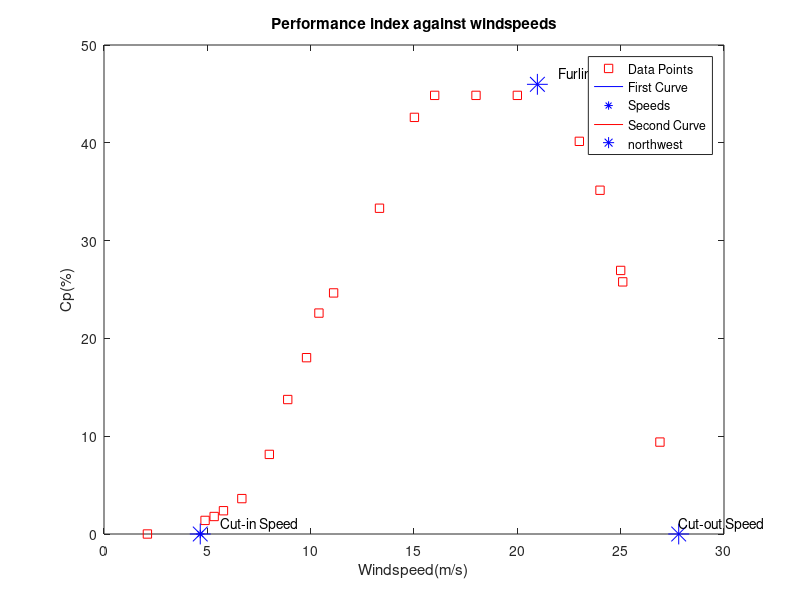

MATLAB code for this plot:
% Q4

% Some code may already be provided below
% DO NOT clear, close or clc inside this script
% Apply good programming practices
%
% Name : Wee Jun Lin
% ID   : 32620861
% Date Modified : 27/9/2022

fprintf('\n Q4 \n\n')
%%
%Add your code here
data_file = importdata('performance_measures.txt').data;
windspeed = data_file(:,1);
cp = data_file(:,2); % performance index

%Print results

%You should have produced one figure window by the end of this task.
% plot 

figure(5)
plot(windspeed,cp,'rs')
xlabel('Windspeed(m/s)');ylabel('Cp(%)');
title('Performance index against windspeeds');
% find the max value of the cp, as it the point where the graph changes
% shape
[max_cp, max_index] = max(cp);
% find the curve coefficients to the order of 3
% https://docs.google.com/document/d/1EUvIt8yyEeO8o1UVZoXyOALQ3WBzCf6z/edit
p1 = polyfit(windspeed(1:max_index),cp(1:max_index),3);

% root estimating to find speeds
fy1 = @(x) p1(1)*x.^3 + p1(2)*x.^2 + p1(3)*x + p1(4);
Wc = fzero(fy1,3.6);
% 
xy1 = Wc: 1e-6 :windspeed(max_index);
y1 = polyval(p1,xy1);

hold on
plot(xy1,y1,'b-') % plot the first curve

hold on
plot(Wc,fy1(Wc),'b*') % plot root

p2 = polyfit(windspeed(15:end),cp(15:end),3); % index 15 since its the first point to change

% root estimating to find speeds
fy2 = @(x) p2(1)*x.^3 + p2(2)*x.^2 + p2(3)*x + p2(4);
% find cut out speed
Wcut = fzero(fy2,26);
 
xy2 = windspeed(15): 1e-6 :Wcut;
y2 = polyval(p2,xy2);

% find furling speed
% new eqn minus the max of second eqn
fy3 = @(x) polyval(p1,x) - max(polyval(p2,xy2));
Wf = fzero(fy3,21);

hold on
plot(xy2,y2,'r-') % plot the second curve

hold on
plot(Wc,fy1(Wc),'b*','markersize',15) % plot root
text(Wc+1,fy1(Wc)+1, "Cut-in Speed", 'Fontsize', 10)

hold on 
plot(Wf,fy2(Wf),'b*','markersize',15) % plot root
text(Wf+1,fy1(Wf)+1, "Furling Speed", 'Fontsize', 10)

hold on 
plot(Wcut,fy2(Wcut),'b*','markersize',15) % plot root
text(Wcut,fy2(Wcut)+1, "Cut-out Speed", 'Fontsize', 10)
legend("Data Points","First Curve","Speeds","Second Curve",Location="northwest")




